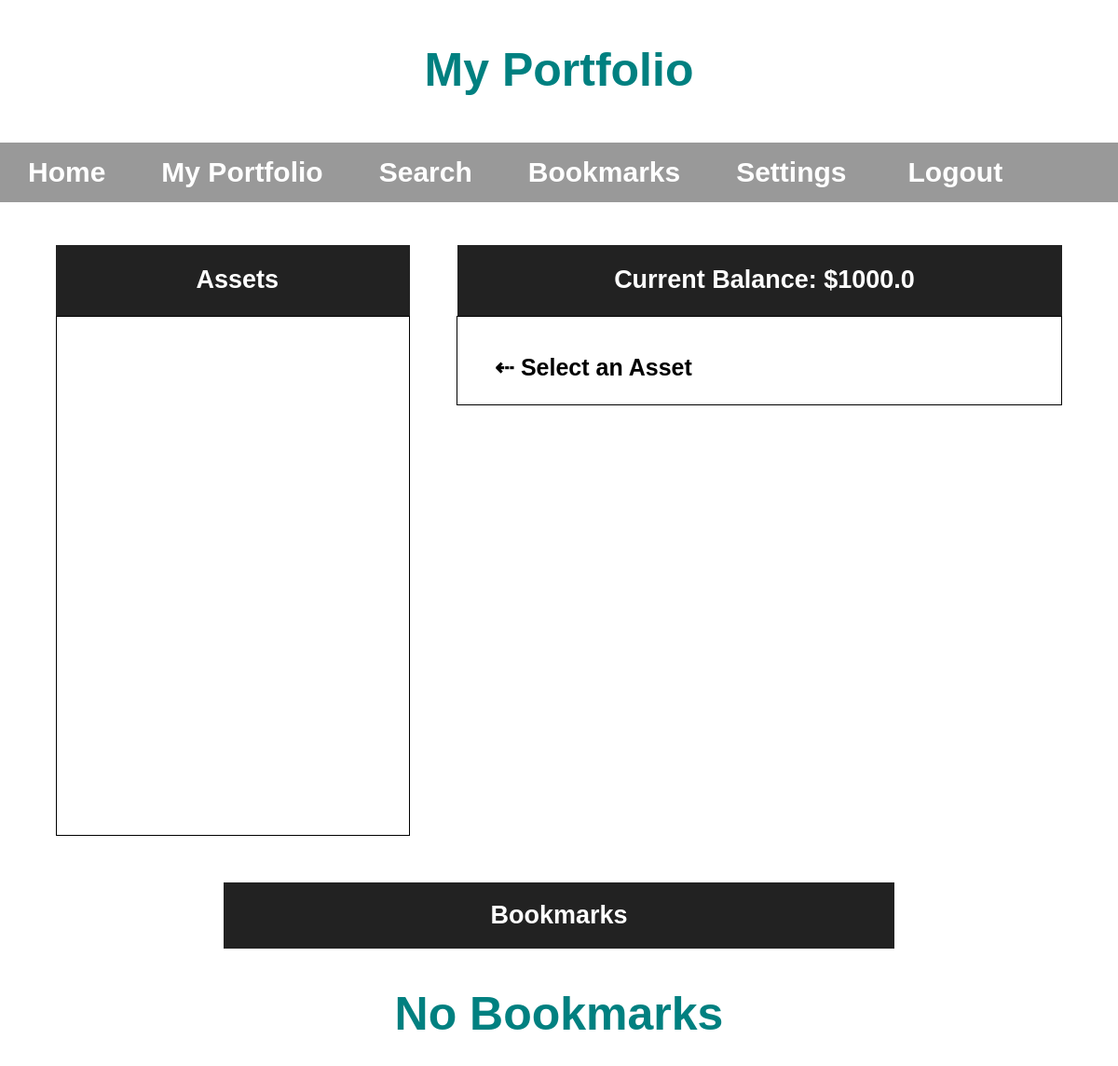
/myPortfolio (signed in), run on an earlier commit of the app's database.
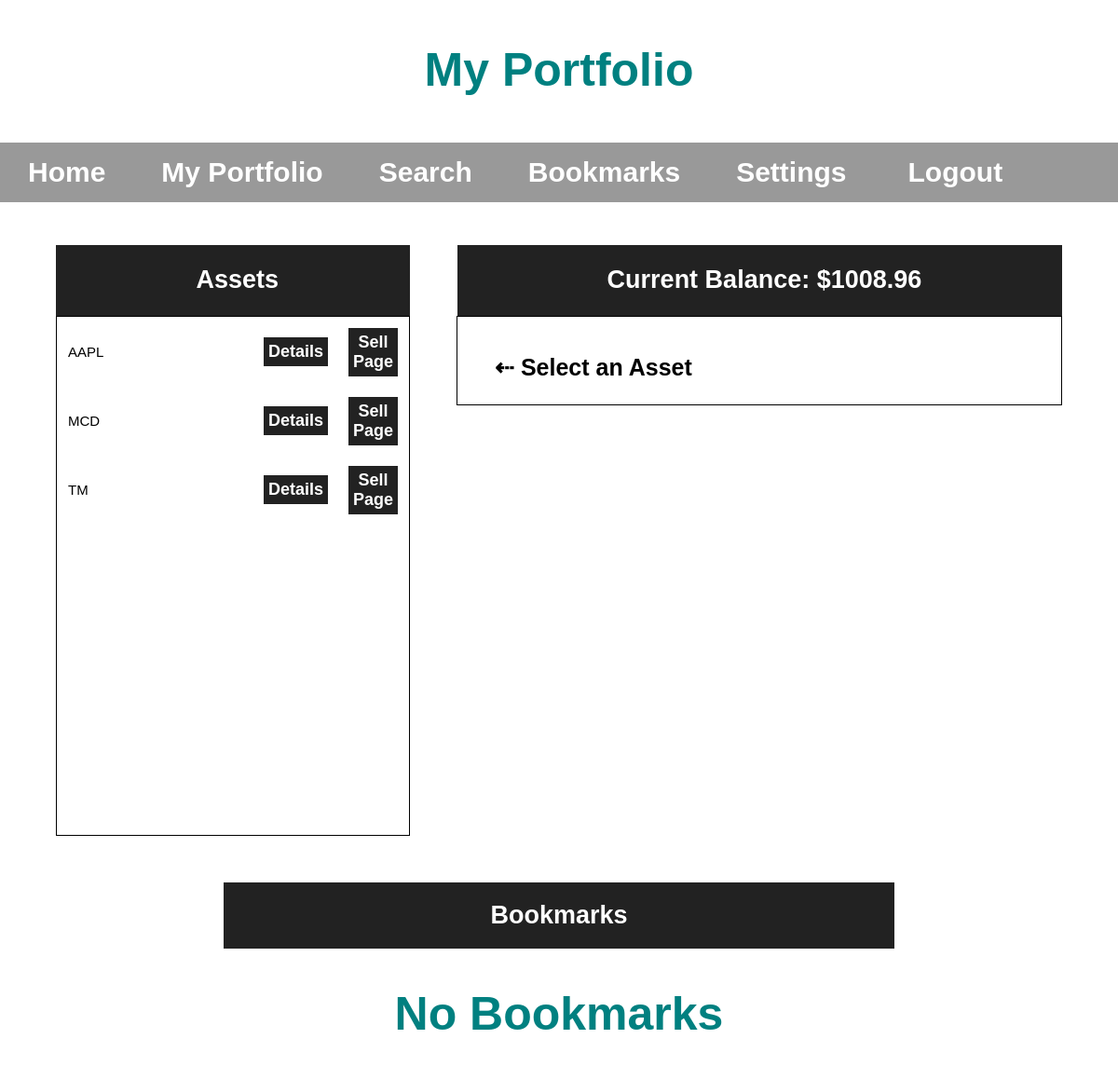
And on a later commit of the database.
### XChange/models.py (models this page shows)
class Asset(models.Model):
    userProfile = models.ForeignKey(UserProfile)
    assetName = models.CharField(max_length=250)
    timeBought = models.DateTimeField()
    shares = models.FloatField(max_length=250)
    priceBought = models.FloatField(max_length=250)

### XChange/views.py (the view, shortened to what this page needs)
# urls.py: url(r'^myPortfolio', views.myPortfolio, name='myPortfolio'),
def myPortfolio(request):
    if not request.user.is_authenticated:
        return redirect('%s?next=%s' % (djSettings.LOGIN_URL, request.path))
    graphic = None
    currentProfile = UserProfile.objects.get(user = request.user)
    userAssets = Asset.objects.filter(userProfile = currentProfile)
    userBookmarks = Bookmark.objects.filter(userProfile = currentProfile).distinct()
    currentBalance = userAssets.get(assetName = 'USD')
    currentBalance = round(currentBalance.shares * currentBalance.priceBought, 2)
    return render(request, 'XChange/myPortfolio.html', {'userAssets': userAssets, 'userBookmarks': userBookmarks, 'currentBalance': currentBalance})

### XChange/templates/XChange/myPortfolio.html (shortened to what this page needs)
<!DOCTYPE html>
<html>
  <head>
    <link rel="stylesheet" type="text/css" href="/static/XChange/css/myPortfolio.css" />
    <link rel="stylesheet" type="text/css" href="/static/XChange/css/common.css" />
  </head>
  <body>
    <h1 id="myPortfolio-title">My Portfolio</h1>
    <div class="navBarDiv" id ="navBarDiv">
      <ul class="navBarList">
        <li class="homeNav"><a href="/home.html">Home</a></li>
        <li class="portNav"><a href="#">My Portfolio</a></li>
        <li class="srchNav"><a href="search.html">Search</a></li>
        <li class="bmarkNav"><a href="bookmarks">Bookmarks</a></li>
        <li class="settNav"><a href="settings.html">Settings</a></li>
        <li class="logOut">
          <form method='POST'>
            <button type="submit" name="submit" value="Logout">Logout</button>
          </form></li>
      </ul>
    </div>
    <div id="titleWrap">
      <div id="divAsset">
        <h2>Assets</h2>
      </div>
      <div id="divCurrentAsset">
        <h2>Current Balance: ${{currentBalance}}</h2>
      </div>
    </div>
    <div id="listWrap">
      <div id="assets">
          {% if userAssets and userAssets.count > 1 %}
          <table class="currencyAssetsTable">
            <col id="nameCol">
            <col id="buttonCol">
            <col id="sellCol>"
            {% for asset in userAssets %}
              {% if asset.assetName != 'USD'%}
              <tr>
                <td>{{asset.assetName}}</td>
                <td>
                  <form method='POST'>
                    <button type="submit" name="assetGraph" value="{{asset.assetName}}">Details</button>
                  </form>
                </td>
                <td>
                  <button class="sellButton" type="submit" name="sellAsset" value="{{asset.assetName}}"><a href='/assetDetails.html?asset={{asset.assetName}}&BorS=Sell&shares={{asset.shares}}'>Sell Page</button>
                </td>
              </tr>
              {% endif %}
            {% endfor %}
          </table>
          {% endif %}
      </div>
      <div id="graphViewWrap">
        <div id="graphDiv">
          {% if graphic == None %}
            <h3>&#8672;   Select an Asset</h3>
          {% endif %}
        </div>
      </div>
    </div>
    <div id="bookTitleWrap">
      <div id="divBookAsset">
          <h2>Bookmarks</h2>
      </div>
    </div>
    <div id="bookmarkWrap">
      <div id="myBookmarks">
        {% if userBookmarks %}
        <table class="currencyBookmarksTable">
          <col id="bookName">
          <col id="bookDate">
          <col id="bookPrice">
          <tr>
            <th class="leftAlign">Name</th>
            <th class="centerAlign">Date Set</th>
            <th class="rightAlign">Marked Price</th>
          </tr>
          {% for mark in userBookmarks %}
            <tr>
              <td class="leftAlign">{{mark.companyName}}</td>
              <td class="centerAlign">{{mark.setDate}}</td>
              <td class="rightAlign">${{mark.bookmarkPrice}}</td>
            </tr>
          {% endfor %}
        </table>
        {% else %}
          <h1 id="myPortfolio-title">
            No Bookmarks
          </h1>
        {% endif %}
      </div>
    </div>
  </body>
</html>

What changed in the data, as far as the page shows it:
added Asset: assetName "AAPL"
added Asset: assetName "MCD"
added Asset: assetName "TM"
Also different on the page:
{{ currentBalance }}: "1000.0" → "1008.96"
